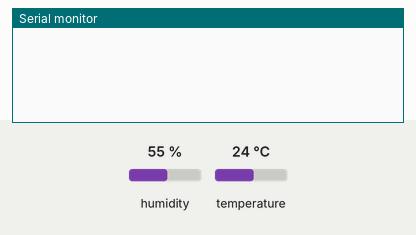
This sketch was run on a simulated Arduino Uno, built with avr-gcc and run on an emulated ATmega328P. Shown: the last lines printed to the serial monitor. The inputs (shaded band) are chosen by the test bench; at power-on: humidity 55 %, temperature 24 °C. WiFi joins after 1.5 s; servers stay silent unless stated.

Above: at 5.2 s.
5.3 s: humidity set to 22 %
At 6.88 s:
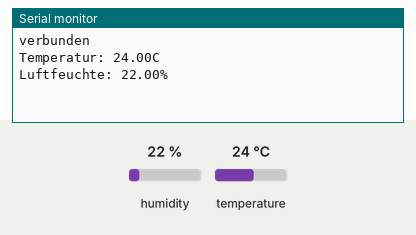
At 7.7 s:
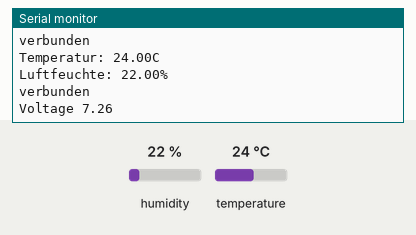

Measured:
- after the input at 5.3 s, the serial monitor: prints a new line after 1.4 s (image 1)

The sketch:

dht.ino
```cpp
// (licence header left out)
#include <UIPEthernet.h> // https://github.com/ntruchsess/arduino_uip
#include <DHT.h>         // https://github.com/markruys/arduino-DHT

//Allgemeine Einstellungen
#define PRINT_ON_SERIAL 1 //Werte auch auf der Seriellen Schnittstelle ausgebe

//Daten des Sensorpunktes
#define POINT_ID 5   //ID des Sensorpunktes (muss zwischen 1 und 999 sein)

//Sensorpunkt Spannung senden
#define SEND_POINT_CURRENT 1  //Sensorpunkt Spannung Senden
#define SEND_POINT_INDPUT A0  //Analogeingang für die Spannungsmessung

//Sensor Typen
//0 -> nicht Verwendet
//1 -> DS18x20
//2 -> DHT11/22
//3 -> BMP085/180
//4 -> Regensensor (Analogwert)
//5 -> Feuchtigkeitssensor (Analogwert)
//6 -> LDR (Analogwert)
#define SENSOR_1_TYPE 2 //Typ des ersten Sensors (0 wenn deaktiviert)
#define SENSOR_1_ID 1   //ID des ersten Sensors (muss Zwischen 1 und 998 sein und Systemweit eindeutig)
#define SENSOR_2_TYPE 0
#define SENSOR_2_ID 0
#define SENSOR_3_TYPE 0
#define SENSOR_3_ID 00
#define SENSOR_4_TYPE 0
#define SENSOR_4_ID 00
#define SENSOR_5_TYPE 0
#define SENSOR_5_ID 00
#define SENSOR_6_TYPE 0
#define SENSOR_6_ID 00

//Sonsorbelegungen
#define DHT_POWER_PIN 2 //Pin der den DHT ein/aus-schaltet
#define DHT_PIN 3       //Pin an dem der DHT Data Pin angeschlossen ist

//Ethernet Initalisieren
byte mac[] = { 0xDE, 0xAD, 0xBE, 0xEF, 0xFE, 0xED };
byte server[] = {192, 168, 115, 10};
EthernetClient client;
char host[] = "192.168.115.10";
char url[] = "/shc/index.php?app=shc&a&ajax=pushsensorvalues&"; //? oder & am Ende um dem Query String weiter zu fuehren

//DTH Initalisieren
// Connect pin 1 (on the left) of the sensor to +5V
// Connect pin 2 of the sensor to whatever your DHTPIN is
// Connect pin 4 (on the right) of the sensor to GROUND
// Connect a 10K resistor from pin 2 (data) to pin 1 (power) of the sensor
DHT dht;

void setup() {

  //Grundkonfiguration
  if(PRINT_ON_SERIAL) {

    Serial.begin(9600);
  }

  //DHT PIN
  pinMode(DHT_POWER_PIN, OUTPUT);

  //Bis zum ersten durchlauf einschalten
  digitalWrite(DHT_POWER_PIN, HIGH);

  //Netzwerk initialisieren
  Ethernet.begin(mac);

  //DHT Setup
  delay(2500);
  dht.setup(DHT_PIN);
}

void loop() {

//////////////////////////////////////////////////////////////////////////////////////////////////////////////////
// Sensor 1 Daten senden /////////////////////////////////////////////////////////////////////////////////////////
//////////////////////////////////////////////////////////////////////////////////////////////////////////////////

  if(SENSOR_1_TYPE != 0) {

    digitalWrite(DHT_POWER_PIN, HIGH);
    delay(2500);

    float temperature = dht.getTemperature();
    float humidity = dht.getHumidity();

    //Daten Senden
    if(client.connect(server, 80)) {

      if(PRINT_ON_SERIAL) {

        Serial.println("verbunden");
      }

      //Anfrage senden
      client.print("GET ");
      client.print(url);
      client.print("spid=");
      client.print(POINT_ID);
      client.print("&sid=");
      client.print(SENSOR_1_ID);
      client.print("&type=");
      client.print(SENSOR_1_TYPE);
      client.print("&v1=");
      client.print(temperature);
      client.print("&v2=");
      client.print(humidity);
      client.println(" HTTP/1.1");
      client.print("Host: ");
      client.println(host);
      client.println();
      client.println();
      client.stop();

    } else {

      if(PRINT_ON_SERIAL) {

        Serial.println("Verbindung Fehlgeschlagen");
      }
    }

    if(PRINT_ON_SERIAL) {

        Serial.print("Temperatur: ");
        Serial.print(temperature);
        Serial.println("C");
        Serial.print("Luftfeuchte: ");
        Serial.print(humidity);
        Serial.println("%");
        Serial.println("");
     }

    //Sensor ausschalten
    digitalWrite(DHT_POWER_PIN, LOW);
  }

//////////////////////////////////////////////////////////////////////////////////////////////////////////////////
// Sensor 2 Daten senden /////////////////////////////////////////////////////////////////////////////////////////
//////////////////////////////////////////////////////////////////////////////////////////////////////////////////

//////////////////////////////////////////////////////////////////////////////////////////////////////////////////
// Sensor 3 Daten senden /////////////////////////////////////////////////////////////////////////////////////////
//////////////////////////////////////////////////////////////////////////////////////////////////////////////////

//////////////////////////////////////////////////////////////////////////////////////////////////////////////////
// Sensor 4 Daten senden /////////////////////////////////////////////////////////////////////////////////////////
//////////////////////////////////////////////////////////////////////////////////////////////////////////////////

//////////////////////////////////////////////////////////////////////////////////////////////////////////////////
// Sensor 5 Daten senden /////////////////////////////////////////////////////////////////////////////////////////
//////////////////////////////////////////////////////////////////////////////////////////////////////////////////

//////////////////////////////////////////////////////////////////////////////////////////////////////////////////
// Sensor 6 Daten senden /////////////////////////////////////////////////////////////////////////////////////////
//////////////////////////////////////////////////////////////////////////////////////////////////////////////////

//////////////////////////////////////////////////////////////////////////////////////////////////////////////////
// Sensorpunkt Spannung senden ///////////////////////////////////////////////////////////////////////////////////
//////////////////////////////////////////////////////////////////////////////////////////////////////////////////

if(SEND_POINT_CURRENT) {

    //Betriebsspannung ermitteln
    float voltage = analogRead(SEND_POINT_INDPUT) * (14.5 / 1023.0);

    //Daten Senden
    if(client.connect(server, 80)) {

      if(PRINT_ON_SERIAL) {

        Serial.println("verbunden");
        Serial.print("Voltage ");
        Serial.println(voltage);
      }

      //Anfrage senden
      client.print("GET ");
      client.print(url);
      client.print("spid=");
      client.print(POINT_ID);
      client.print("&type=");
      client.print(999);
      client.print("&v1=");
      client.print(voltage);;
      client.println(" HTTP/1.1");
      client.print("Host: ");
      client.println(host);
      client.println();
      client.println();
      client.stop();

    } else {

      if(PRINT_ON_SERIAL) {

        Serial.println("Verbindung Fehlgeschlagen");
      }
    }
}

//////////////////////////////////////////////////////////////////////////////////////////////////////////////////
// Verweilzeit bis zum nächsten Sendevorgang /////////////////////////////////////////////////////////////////////
//////////////////////////////////////////////////////////////////////////////////////////////////////////////////

  delay(30000);
}
```
